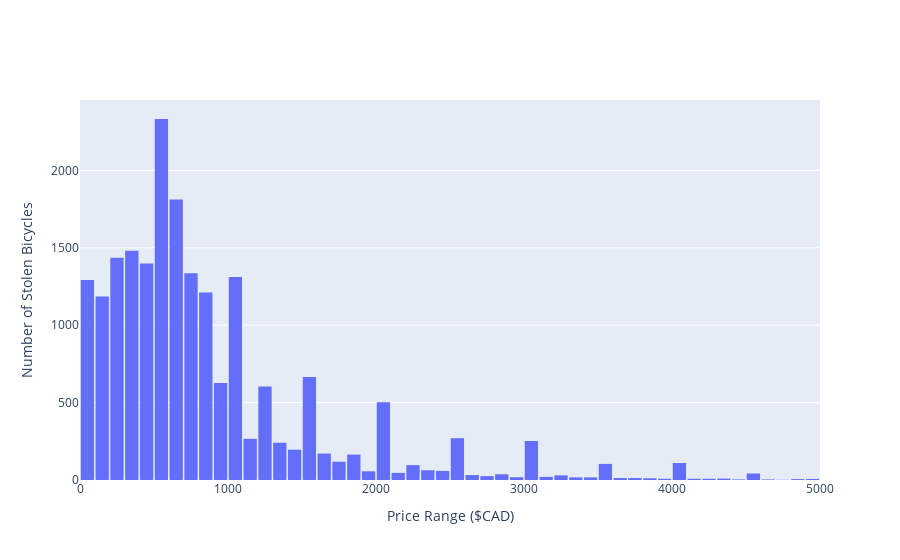

Notebook code for this chart:
### Code cell
hist = go.Figure(data=go.Histogram(x=cost_df.cost), layout=hlayout)
hist.update_layout(yaxis=go.layout.YAxis(title=go.layout.yaxis.Title(text="Number of Stolen Bicycles")),
                  xaxis=go.layout.XAxis(title=go.layout.xaxis.Title(text="Price Range ($CAD)")),
                  )
hist.update_layout(xaxis={'range':[0, 5000]},bargap=0.1)

hist

### Figure 1 — Plotly figure (JSON) as saved in the notebook; plotly's stock layout.template omitted (floating-point values rounded to 4 significant figures; data arrays with more than 128 entries replaced by an {"elided": "..."} marker saying what was removed)
{"data": [{"type": "histogram", "x": {"elided": "21584 float values"}}], "layout": {"bargap": 0.1, "xaxis": {"range": [0, 5000], "title": {"text": "Price Range ($CAD)"}}, "yaxis": {"title": {"text": "Number of Stolen Bicycles"}}}}
